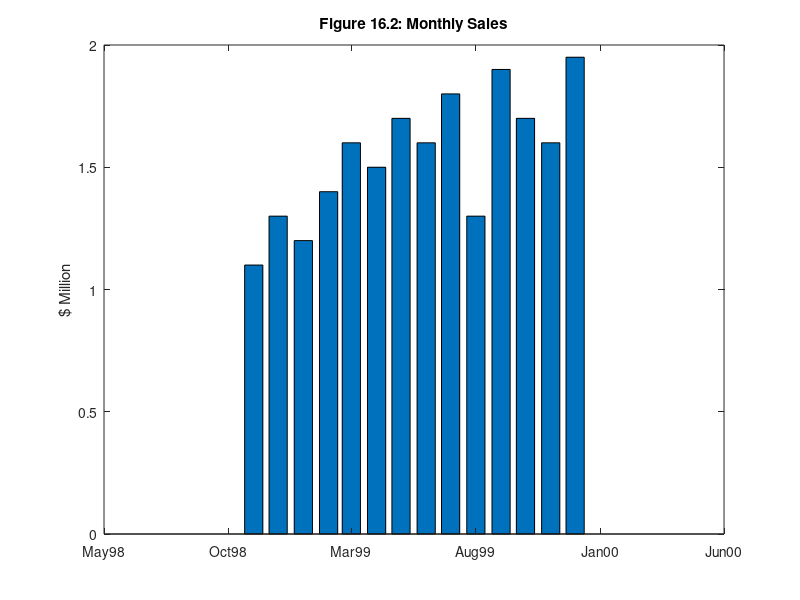

The MATLAB script that drew this image:
%(mm1602.m plot)
y = [1998 1998 1999*ones(1,12)]';
m = [11 12 (1:12)]';
s = [1.1 1.3 1.2 1.4 1.6 1.5 1.7 1.6 1.8 1.3 1.9 1.7 1.6 1.95]';
bar(datenum(y,m,1),s)
datetick('x','mmmyy')
ylabel('$ Million')
title('Figure 16.2: Monthly Sales')
